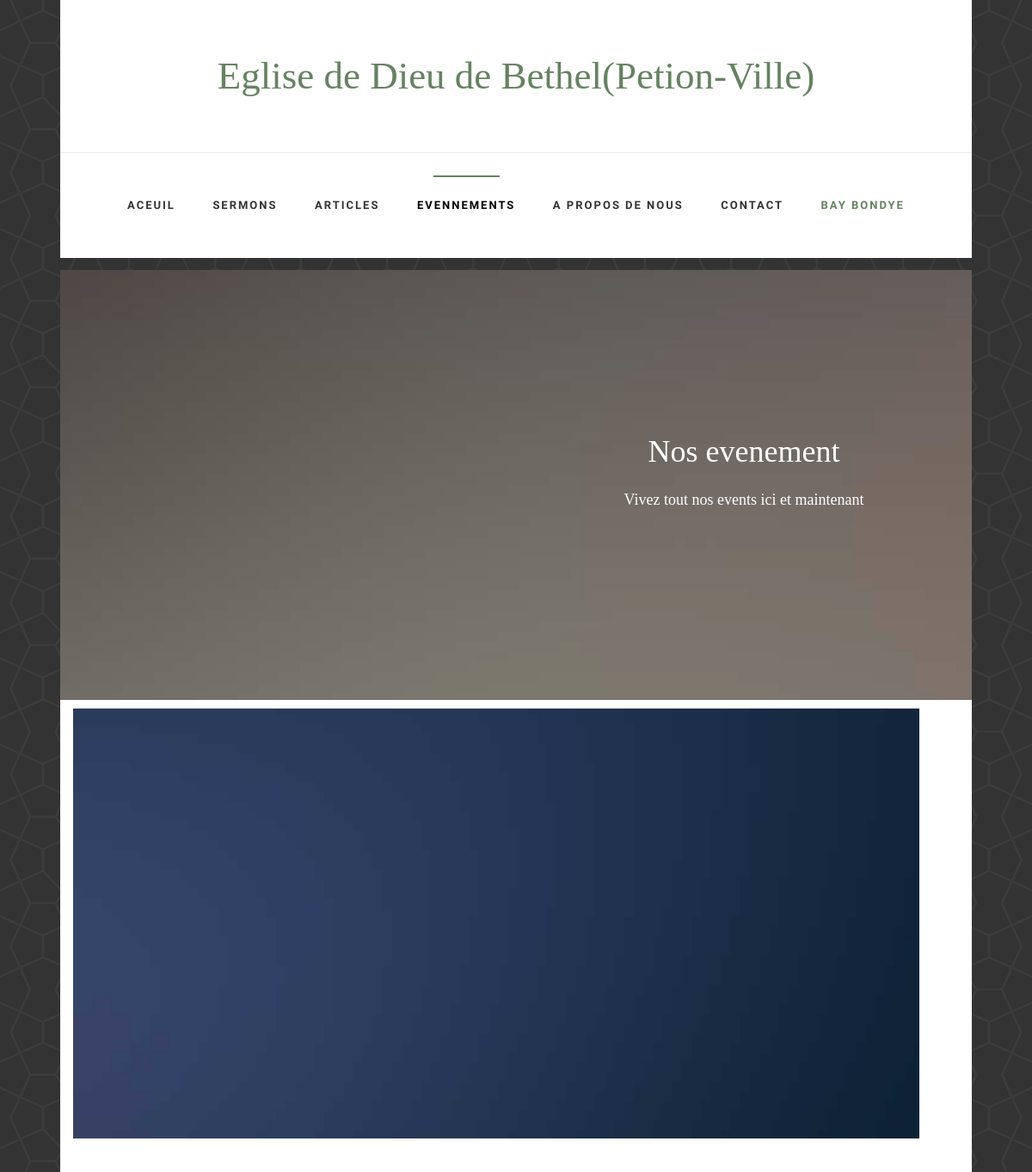
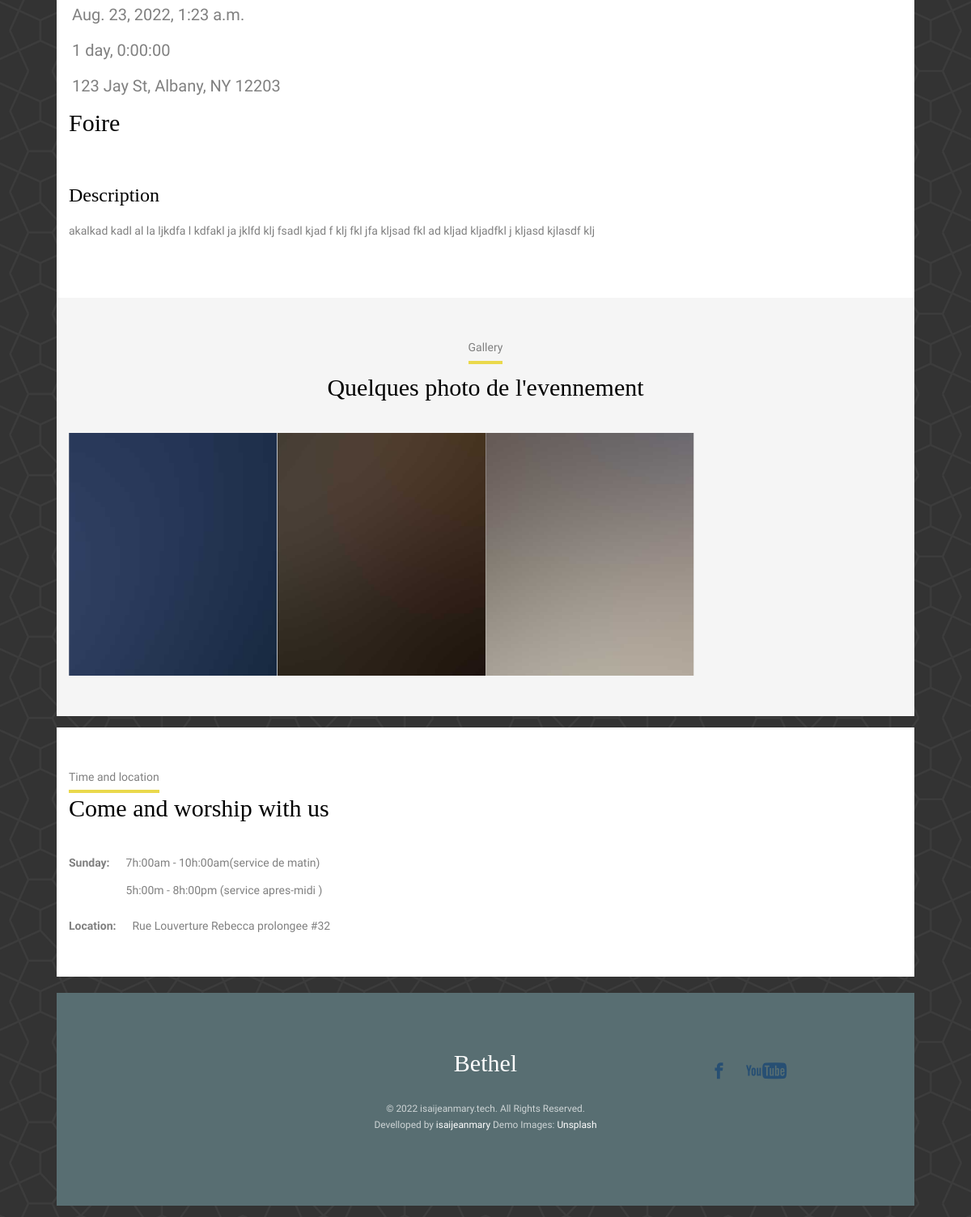
The page /home/singlevents/foire on the database its author committed (2 pictures, top to bottom).
### home/models.py (models this page shows, shortened)
class evenement_main_page(models.Model):
    title=models.CharField(max_length=30,unique=True)
    subtitle=models.TextField()
    show=models.BooleanField(default=True)
    background=models.ForeignKey(Img,on_delete=models.SET_NULL,null=True)

class Img(models.Model):
    description=models.TextField(null=True)
    img=models.ImageField()

class evenement(models.Model):
    title=models.CharField(max_length=50,unique=True)
    slug=models.SlugField(unique=True)
    startdate=models.DateTimeField(null=True)
    description=models.CharField(max_length=100,null=True)
    isprimaray=models.BooleanField(default=False,null=True)
    estimatedDuration=models.DurationField(null=True)
    album=models.ManyToManyField(Img)
    show=models.BooleanField(default=True)
    cover=models.ForeignKey(Img,on_delete=models.SET_NULL,null=True,related_name="Backgroud")
    fulldescription=models.TextField(null=True)
    secteur=models.ManyToManyField(secteur)

class contact_page(models.Model):
    title=models.CharField(max_length=30, default='standard')
    hero_img=models.ForeignKey(Img,on_delete=models.SET_NULL,null=True)
    title_hero=models.CharField(max_length=30, default='Contactez Nous')
    subtile_hero= models.TextField(default="Laissez nous un message, vos demande de prieres.")
    title=models.CharField(max_length=30, default='Contactez Nous')
    subtile= models.TextField(default="Qu'importe ou vous est dans le monde, la puissance du Seigneur reste et demeur le meme")
    title2=models.CharField(max_length=10, default='Address')
    address=models.CharField(max_length=50, default='Rue Louverture Rebecca prolongee #32')
    telphone=models.CharField(max_length=30, default='+509 43 89 0007')
    email=models.EmailField()
    isai_url=models.URLField(default='https://isai.up.railway.app')
    siteweb=models.URLField()
    youtube=models.URLField()
    facebook=models.URLField()
    horraire_dimanche_Matin=models.CharField(max_length=25,default='7h:00am - 10h:00am')
    horraire_dimanche_apres_midi=models.CharField(max_length=25,default='5h:00m - 8h:00pm')
    google_map=models.URLField()
    show=models.BooleanField(default=True)

### home/views.py (the view)
# urls.py: path('home/singlevents/<slug:slug>', singlevents, name='singlevents'),
def singlevents(request,slug):
    evenement_main_page=models.evenement_main_page.objects.get(show=True)
    evenement=models.evenement.objects.get(slug=slug)
    imgs=evenement.album.all
    context={'page':evenement_main_page,'event':evenement,'imgs':imgs,}
    return render(request,'home/eventsingle.html',context)

### home/context_processors.py (called while the page is built)
def credentials(request):
    try:
        contact=contact_page.objects.get(show=True)
    except:
        contact=None
    return{'credentials':contact}

### home/templates/home/eventsingle.html (shortened to what this page needs)
{% extends 'home/base.html' %}
{% load static %}
{% block events_active %} class="active" {% endblock %}
{%block override%}
<link rel="stylesheet" href="#">
{%endblock%}
{% block cssb %}
<link rel="stylesheet" href="{% static 'home/css/css2.css' %}">
{% endblock %}
{% block body %}
<div class="container-wrap">
	<aside id="fh5co-hero">
		<div class="flexslider">
			<ul class="slides">
			   <li style="background-image: url({{page.background.img.url}});">
				   <div class="overlay"></div>
				   <div class="container-fluid">
					   <div class="row">
						   <div class="col-md-6 col-md-offset-3 text-center slider-text">
							   <div class="slider-text-inner">
								   <h1>{{page.title}}</h1>
									<h2>Vivez tout nos events ici et maintenant</h2>
							   </div>
						   </div>
					   </div>
				   </div>
			   </li>
			  </ul>
		  </div>
	</aside>
    <main>
        <div class="single events-single default-section-spacing">
          <div class="container">
            <div class="row" style="float: left;">
              <div class="flex-lg-8" style="float: left;">
                <div class="single__content" style="float: left; margin-top: 10px;">
                  <div class="card single__featured--image no-padding" style="width: 82vw ;">
                    <img src="{{event.cover.img.url}}" alt="A man praying" class="card__image">
                  </div>
                  <div class="single__metas events-single__metas">
                    <div class="row align-items-center">
                      <div class="flex-sm-12">
                        <div class="event__metas vertical">
                          <div class="event__meta--date meta">
                            <span>{{event.startdate}}</span>
                          </div>
                          <div class="event__meta--time meta"> <span>{{event.estimatedDuration}}
                              </span>
                          </div>
                          <div class="event__meta--location meta"> <span>123 Jay St,
                              Albany,
                              NY
                              12203</span></div>
                        </div>
                        <div class="event__title">
                          <h2>{{event.title}}</h2>
                        </div>
                      </div>
                    </div>
                  </div>
                  <div class="single__content--full">
                    <h3>Description</h3>
                    <p>
                        {{ event.fulldescription }}
                    </p>
                  </div>
                </div>
              </div>
            </div>
          </div>
        </div>
      </main>
      <section class="our-gallery gallery gallery--equal-grid default-section-spacing background-lighter-gray">
        <div class="container" style="width:inherit">
          <div class="section-heading text-center">
            <span>Gallery</span>
            <h2 style="margin: 10px;">Quelques photo de l'evennement</h2>
          </div>
          <div class="row" style="display:flex; flex-wrap: wrap;">
            {% for x in imgs %}
            <div class="flex-md-6 flex-lg-3 no-padding no-margin">
              <a href="{{x.img.url}}" class="gallery-link" data-lightbox="church-picture"
                data-title="Picture of the Holy Bible">
                <div class="card gallery__card">
                  <div class="card__header">
                    <img src="{{x.img.url}}" alt="Picture of the Holy Bible" class="card__image">
                  </div>
                </div>
              </a>
            </div>
{% empty %} <br> <h3 style="margin:50px auto ;">Pas de photos encore telecharger</h3>
          {%endfor%}
          </div>
        </div>
      </section>
</div>
{%endblock%}

### home/templates/home/base.html (shortened to what this page needs)
{% load static %}
<!DOCTYPE html>
<html lang="en">
<head>
	{% block cssb %}{% endblock %}
	{% block override%}{%endblock%}
	<link rel="stylesheet" href="{% static 'home/css/animate.css' %}">
	<link rel="stylesheet" href="{% static 'home/css/icomoon.css' %}">
	<link rel="stylesheet" href="{% static 'home/css/bootstrap.css' %}">
	<link rel="stylesheet" href="{% static 'home/css/magnific-popup.css' %}">
	<link rel="stylesheet" href="{% static 'home/css/flexslider.css' %}">
	<link rel="stylesheet" href="{%static 'home/css/owl.carousel.min.css'%}">
	<link rel="stylesheet" href="{%static 'home/css/owl.theme.default.min.css'%}">
	<link rel="stylesheet" href="{% static 'home/css/style.css' %}">
</head>
<body>
    <div id="page">
    <nav class="fh5co-nav" role="navigation">
		<div class="container-wrap">
			<div class="top-menu">
				<div class="row">
					<div class="col-md-12 col-offset-0 text-center">
						<div id="fh5co-logo"><a href="{% url 'home' %}">Eglise de Dieu de Bethel(Petion-Ville)</a></div>
					</div>
					<div class="col-md-12 col-md-offset-0 text-center menu-1">
						<ul>
							<li
							{% block home_active %}{% endblock %}
							><a href="{% url 'home' %}">Aceuil</a></li>
							<li {% block sermon_active %}{% endblock %}><a href="{% url 'sermons' -1 %}">Sermons</a></li>
							<li {% block article_active %}{% endblock %}><a href="{% url 'articles' -1 %}">Articles</a></li>
							<li {% block events_active %}{% endblock %}><a href="{% url 'events'%}">Evennements</a></li>
							<li {% block about_active %}{% endblock %}><a href="{% url 'about'%}">A propos de nous</a></li>
							<li {% block contact_active %}{% endblock %}><a href="{% url 'contact' %}">Contact</a></li>
							<li {% block bay_active %}{% endblock %}><a href="{% url 'bay' %}" class="donate">Bay Bondye</a></li>
						</ul>
					</div>
				</div>
			</div>
		</div>
	</nav>
    {% block body %}
    {% endblock %}
	<div class="container-wrap">
		<section class="time-location ">
			<div class="container">
			  <div class="row">
				<div class="flex-lg-6">
				  <div class="time-location__content default-section-spacing">
					<div class="section-heading">
					  <span>Time and location</span>
					  <h2>Come and worship with us</h2>
					</div>
					<div class="time-location__time">
					  <div class="info">
						<div class="day bold">Sunday:</div>
						<div class="time">
						  <span>{{credentials.horraire_dimanche_Matin}}(service de matin)</span>
						  <span>{{credentials.horraire_dimanche_apres_midi}} (service apres-midi )</span>
						</div>
					  </div>
					  <div class="info">
						<div class="location bold">Location:</div>
						<div class="location-info"><span>{{credentials.address}}</span></div>
					  </div>
					</div>
				  </div>
				</div>
			  </div>
			</div>
			<div class="time-location__map"><iframe
				 src="{{credentials.google_map}}"
				style="border:0;" allowfullscreen=""></iframe></div>
		</section>
	</div>
    <div class="container-wrap">
		<footer id="fh5co-footer" role="contentinfo">
			<div class="col-md-4 text-center">
			</div>
			<div class="col-md-4 text-center">
				<h2><a href="#">Bethel</a></h2>
			</div>
			<div class="col-md-4 text-center" style="margin:auto ;">
				<p>
					<ul class="fh5co-social-icons">
						<li><a href="{{credentials.facebook}}"><i class="icon-facebook2"></i></a></li>
						<li><a href="{{credentials.youtube}}"><i class="icon-youtube2"></i></a></li>
					</ul>
				</p>
			</div>
			<div class="row copyright">
				<div class="col-md-12 text-center">
					<p>
						<small class="block">&copy; 2022 isaijeanmary.tech. All Rights Reserved.</small>
						<small class="block">Develloped by <a href="{{credentials.isai_url}}" target="_blank">isaijeanmary</a> Demo Images: <a href="http://unsplash.co/" target="_blank">Unsplash</a></small>
					</p>
				</div>
			</div>
		</footer>
	</div>
</div>
</body>
</html>

### rows shown on the page
evenement_main_page: background.img (picture), title "Nos evenement"
evenement: cover.img (picture), startdate "Aug. 23, 2022, 1:23 a.m.", estimatedDuration "1 day, 0:00:00", title "Foire", fulldescription "akalkad kadl al la ljkdfa l kdfakl ja jklfd klj fsadl kjad f klj fkl jfa kljsad fkl ad kljad kljadfkl j kljasd kjlasdf klj"
Img: img (picture)
Img: img (picture)
Img: img (picture)
contact_page: horraire_dimanche_Matin "7h:00am - 10h:00am", horraire_dimanche_apres_midi "5h:00m - 8h:00pm", address "Rue Louverture Rebecca prolongee #32"
